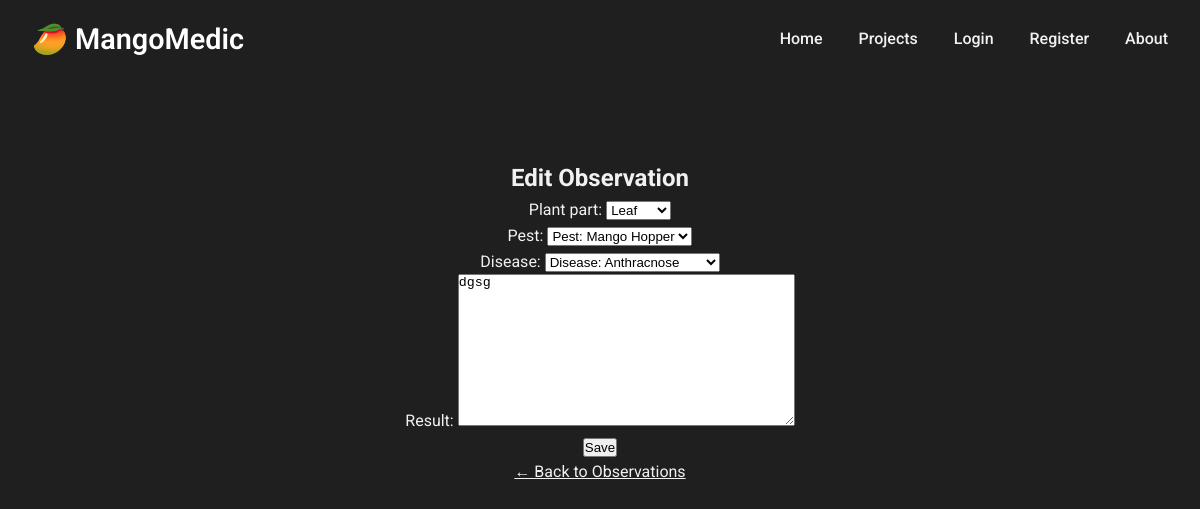
/pests/observations/1/edit/, run on the app's committed database.
### pests/models.py (models this page shows, shortened)
class Observation(models.Model):
    session = models.ForeignKey(SurveillanceSession, on_delete=models.CASCADE, related_name='observations')
    plant_part = models.ForeignKey(PlantPart, on_delete=models.CASCADE)
    pest = models.ForeignKey(Pest, on_delete=models.SET_NULL, null=True, blank=True)
    disease = models.ForeignKey(Disease, on_delete=models.SET_NULL, null=True, blank=True)
    result = models.TextField()

### pests/views.py (the view)
# urls.py: path('observations/<int:pk>/edit/', ObservationUpdateView.as_view(), name='observation_edit'),
class ObservationUpdateView(UpdateView):
    model = Observation
    form_class = ObservationForm
    template_name = 'pests/portal/observation_form.html'
    success_url = reverse_lazy('observation_list')

### pests/forms.py
class ObservationForm(forms.ModelForm):
    class Meta:
        model = Observation
        fields = ['plant_part', 'pest', 'disease', 'result']

### pests/models.py (called while the page is built)
    def __str__(self):
        return f"Pest: {self.name}"

    def __str__(self):
        return f"Disease: {self.name}"

    def __str__(self):
        return self.name

### pests/templates/pests/portal/observation_form.html
{% extends "pests/base.html" %}
{% block content %}
<h2>{% if form.instance.pk %}Edit{% else %}Add{% endif %} Observation</h2>
<form method="post">{% csrf_token %}
  {{ form.as_p }}
  <button type="submit">Save</button>
</form>
<a href="{% url 'observation_list' %}">← Back to Observations</a>
{% endblock %}

### pests/static/pests/css/styles.css (style rules this page uses)
* { margin: 0; padding: 0; box-sizing: border-box; }
html, body { font-family: 'Roboto', sans-serif; background-color: #1f1f1f; color: #f1f1f1; line-height: 1.6; }
body, p, h1, h2, h3, h4, h5, h6, li, a, span, div { color: #f1f1f1; }

### data on the page
Observation: plant_part "Leaf", pest "Pest: Mango Hopper", disease "Disease: Anthracnose", result "dgsg"
